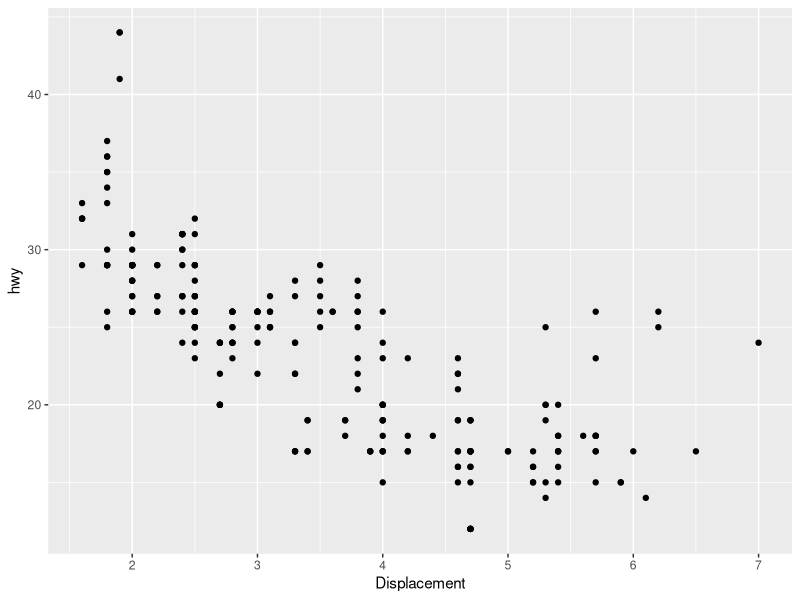
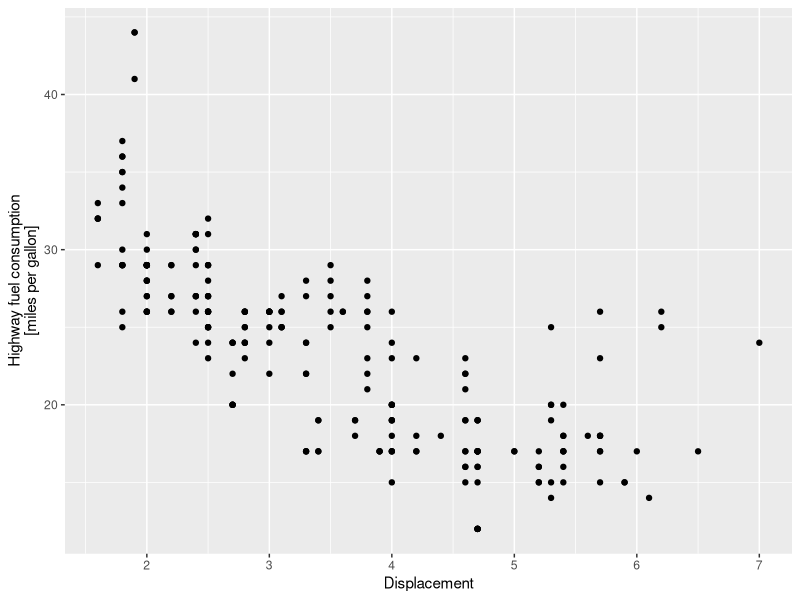
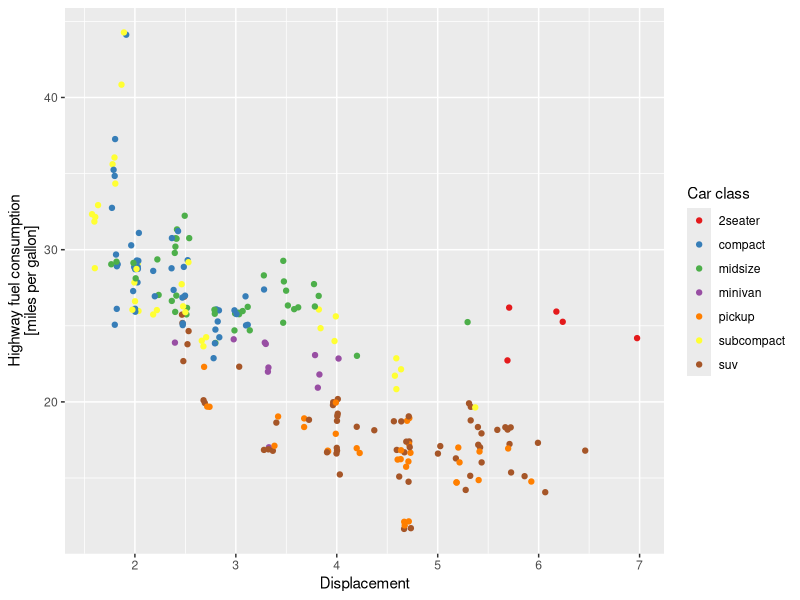

Generate these figures, in order, with R:
library(tidyverse)

mpg %>%
  ggplot(aes(x = displ, y = hwy)) +
  geom_point() +
  scale_x_continuous("Displacement")

mpg %>%
  ggplot(aes(x = displ, y = hwy)) +
  geom_point() +
  scale_x_continuous("Displacement") +
  scale_y_continuous("Highway fuel consumption\n[miles per gallon]")

mpg %>%
  ggplot(aes(x = displ, y = hwy, color = class)) +
  geom_jitter() +
  scale_x_continuous("Displacement") +
  scale_y_continuous("Highway fuel consumption\n[miles per gallon]") +
  scale_color_brewer("Car class", palette = "Set1")
